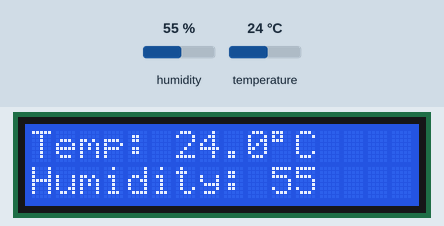
This sketch was run on a simulated Arduino Uno, built with avr-gcc and run on an emulated ATmega328P. Shown: 16×2 character LCD. The test bench sets the inputs (shaded band); at power-on: humidity 55 %, temperature 24 °C. What the sketch prints to the serial monitor is not drawn.

Above: at 4.7 s.
4.8 s: humidity set to 31 %
At 7.4 s:
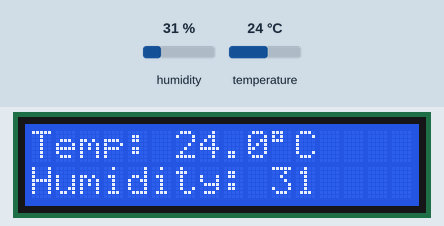
7.8 s: humidity set to 28 %
At 8.8 s:
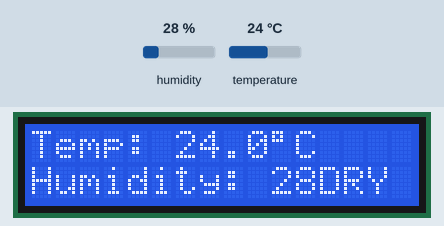
10.8 s: temperature set to 16 °C
At 13.5 s:
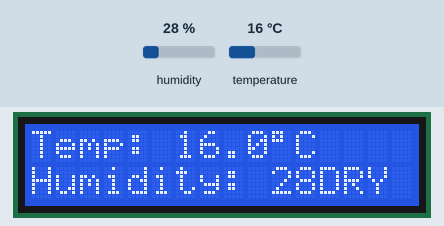
13.8 s: temperature set to 13 °C
At 14.8 s:
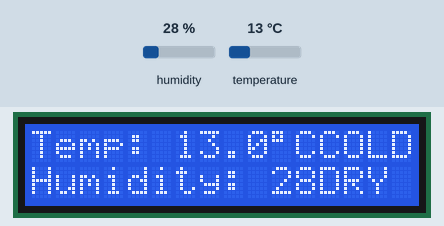
16.8 s: humidity set to 40 %
At 19.7 s:
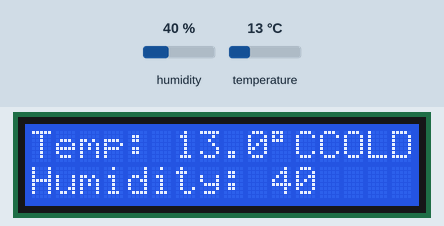
20.0 s: temperature set to 19 °C
At 20.9 s:
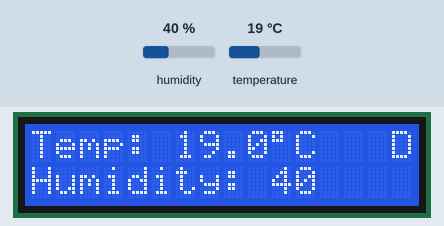
Timing chart, 0 to 23.0 s (numbered marks = the images above; inputs shaded):
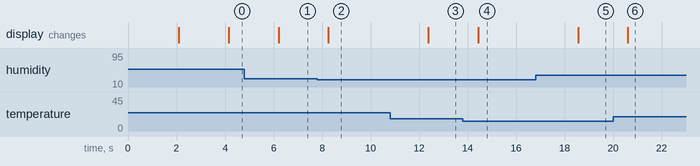

Measured:
- the behaviour switches between 30 and 29 % on humidity (found by bisection; images 1 and 2)
- the behaviour switches between 15 and 14 °C on temperature (found by bisection; images 3 and 4)
- after the input at 4.8 s, the display: changes after 1.4 s (image 1)
- after the input at 7.8 s, the display: changes after 0.46 s (image 2)
- after the input at 10.8 s, the display: changes after 1.6 s (image 3)
- after the input at 13.8 s, the display: changes after 0.63 s (image 4)
- after the input at 16.8 s, the display: changes after 1.7 s (image 5)
- after the input at 20.0 s, the display: changes after 0.61 s (image 6)

The sketch:

main.ino
```cpp
#include <DHT.h>
#include <LiquidCrystal_I2C.h>

#define DHTPIN 2
#define DHTTYPE DHT11

DHT dht(DHTPIN, DHTTYPE);
LiquidCrystal_I2C lcd(0x27, 16, 2);

float temperature = 0;
float humidity = 0;

void setup() {
  Serial.begin(9600);
  lcd.init();
  lcd.backlight();

  dht.begin();

  lcd.setCursor(0, 0);
  lcd.print("Meteo Station");
  lcd.setCursor(0, 1);
  lcd.print("Initializing...");

  delay(2000);
  lcd.clear();
}

void loop() {
  delay(2000);

  humidity = dht.readHumidity();
  temperature = dht.readTemperature();

  if (isnan(humidity) || isnan(temperature)) {
    Serial.println("DHT error!");
    lcd.setCursor(0, 0);
    lcd.print("Sensor Error   ");
    return;
  }

  Serial.print("Temp: ");
  Serial.print(temperature);
  Serial.print("C, Humidity: ");
  Serial.print(humidity);
  Serial.println("%");

  lcd.setCursor(0, 0);
  lcd.print("Temp: ");
  lcd.print(temperature, 1);
  lcd.print((char)223);
  lcd.print("C");

  lcd.setCursor(0, 1);
  lcd.print("Humidity: ");
  lcd.print(humidity, 0);
  lcd.print("%");

  checkConditions();
}

void checkConditions() {
  if (temperature > 30) {
    lcd.setCursor(12, 0);
    lcd.print("HOT");
  } else if (temperature < 15) {
    lcd.setCursor(12, 0);
    lcd.print("COLD");
  } else {
    lcd.setCursor(12, 0);
    lcd.print("   ");
  }

  if (humidity > 70) {
    lcd.setCursor(12, 1);
    lcd.print("HUM");
  } else if (humidity < 30) {
    lcd.setCursor(12, 1);
    lcd.print("DRY");
  } else {
    lcd.setCursor(12, 1);
    lcd.print("   ");
  }
}
```
